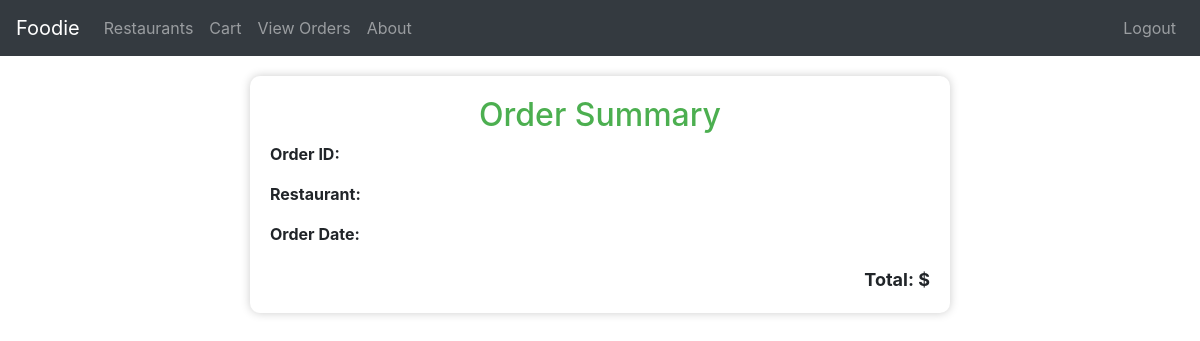
Before: /order_summary/11 (signed in) with the older database file.
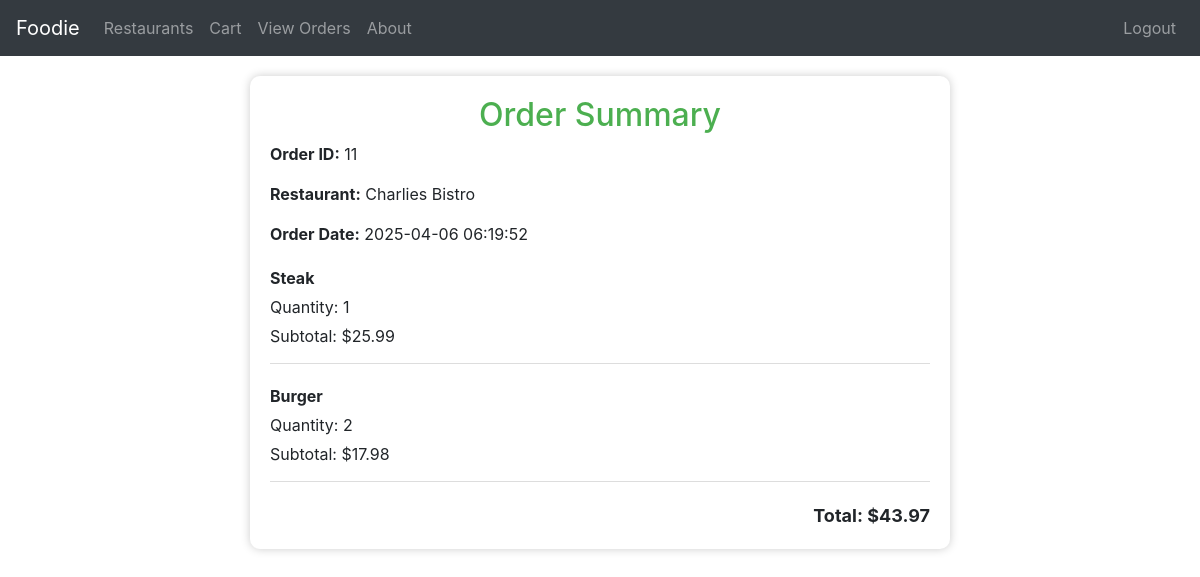
After: the same page with the newer database file.
### tables this page shows
CREATE TABLE Orders (
    OrderID INTEGER PRIMARY KEY AUTOINCREMENT,
    UserID INTEGER NOT NULL,
    RestaurantID INTEGER NOT NULL,
    OrderStatus TEXT CHECK(OrderStatus IN ('Pending', 'Preparing', 'Delivered')) NOT NULL,
    OrderDate DATETIME DEFAULT CURRENT_TIMESTAMP,
    TotalPrice REAL NOT NULL,
    FOREIGN KEY (UserID) REFERENCES Users(UserID),
    FOREIGN KEY (RestaurantID) REFERENCES Restaurants(RestaurantID)
);

CREATE TABLE Restaurants (
    RestaurantID INTEGER PRIMARY KEY AUTOINCREMENT,
    OwnerID INTEGER NOT NULL,
    Name TEXT NOT NULL,
    Address TEXT NOT NULL,
    PhoneNumber TEXT NOT NULL,
    OpeningHours TEXT NOT NULL,
    FOREIGN KEY (OwnerID) REFERENCES Users(UserID)
);

CREATE TABLE OrderDetails (
    OrderDetailID INTEGER PRIMARY KEY AUTOINCREMENT,
    OrderID INTEGER NOT NULL,
    MenuItemID INTEGER NOT NULL,
    Quantity INTEGER NOT NULL,
    SubTotal REAL NOT NULL,
    FOREIGN KEY (OrderID) REFERENCES Orders(OrderID),
    FOREIGN KEY (MenuItemID) REFERENCES MenuItems(MenuItemID)
);

CREATE TABLE MenuItems (
    MenuItemID INTEGER PRIMARY KEY AUTOINCREMENT,
    RestaurantID INTEGER NOT NULL,
    ItemName TEXT NOT NULL,
    Description TEXT,
    Price REAL NOT NULL,
    AvailabilityStatus TEXT CHECK(AvailabilityStatus IN ('Available', 'Unavailable')) NOT NULL,
    FOREIGN KEY (RestaurantID) REFERENCES Restaurants(RestaurantID)
);

### app.py (the view)
@app.route('/order_summary/<int:order_id>')
@login_required
def order_summary(order_id):
    conn = sqlite3.connect('database.db')
    conn.row_factory = sqlite3.Row
    cursor = conn.cursor()
    cursor.execute("""
        SELECT o.OrderID, o.OrderDate, o.TotalPrice, r.Name AS RestaurantName
        FROM Orders o
        JOIN Restaurants r ON o.RestaurantID = r.RestaurantID
        WHERE o.OrderID = ?
    """, (order_id,))
    order = cursor.fetchone()
    cursor.execute("""
        SELECT m.ItemName, d.Quantity, d.SubTotal
        FROM OrderDetails d
        JOIN MenuItems m ON d.MenuItemID = m.MenuItemID
        WHERE d.OrderID = ?
    """, (order_id,))
    items = cursor.fetchall()
    conn.close()
    return render_template('order_summary.html', order=order, items=items)

### app.py (called while the page is built)
def login_required(f):
    @wraps(f)
    def decorated_function(*args, **kwargs):
        if 'UserID' not in session:
            flash("You need to be logged in to access this page.", "error")
            return redirect(url_for('signin'))
        return f(*args, **kwargs)
    return decorated_function

### templates/order_summary.html (shortened to what this page needs)
<!DOCTYPE html>
<html lang="en">
<head>
    <link rel="stylesheet" href="https://stackpath.bootstrapcdn.com/bootstrap/4.5.2/css/bootstrap.min.css">
</head>
<body>
    <nav class="navbar navbar-expand-lg navbar-dark bg-dark">
        <a class="navbar-brand" href="{{ url_for('about') }}">Foodie</a>
        <div class="collapse navbar-collapse" id="navbarNav">
            <ul class="navbar-nav mr-auto">
                <li class="nav-item">
                    <a class="nav-link" href="{{ url_for('restaurants') }}">Restaurants</a>
                </li>
                <li class="nav-item">
                    <a class="nav-link" href="{{ url_for('cart') }}">Cart</a>
                </li>
                <li class="nav-item">
                    <a class="nav-link" href="{{ url_for('my_orders') }}">View Orders</a>
                </li>
                <li class="nav-item">
                    <a class="nav-link" href="{{ url_for('about') }}">About</a>
                </li>
            </ul>
            <ul class="navbar-nav">
                {% if session.get('UserID') %}
                <li class="nav-item">
                    <a class="nav-link" href="{{ url_for('logout') }}">Logout</a>
                </li>
                {% else %}
                <li class="nav-item">
                    <a class="nav-link" href="{{ url_for('signin') }}">Login</a>
                </li>
                {% endif %}
            </ul>
        </div>
    </nav>
    <div class="container">
        <h2>Order Summary</h2>
        <div class="order-info">
            <p><strong>Order ID:</strong> {{ order['OrderID'] }}</p>
            <p><strong>Restaurant:</strong> {{ order['RestaurantName'] }}</p>
            <p><strong>Order Date:</strong> {{ order['OrderDate'] }}</p>
        </div>
        {% for item in items %}
        <div class="item">
            <p><strong>{{ item['ItemName'] }}</strong></p>
            <p>Quantity: {{ item['Quantity'] }}</p>
            <p>Subtotal: ${{ item['SubTotal'] }}</p>
        </div>
        {% endfor %}
        <div class="total">
            Total: ${{ order['TotalPrice'] }}
        </div>
    </div>
</body>
</html>

Changed rows visible on the page:
added Orders: OrderID "11", OrderDate "2025-04-06 06:19:52", TotalPrice "43.97"
now on this page (row unchanged): Restaurants: RestaurantName "Charlies Bistro"
added OrderDetails: ItemName "Steak", Quantity "1", SubTotal "25.99"
added OrderDetails: ItemName "Burger", Quantity "2", SubTotal "17.98"
